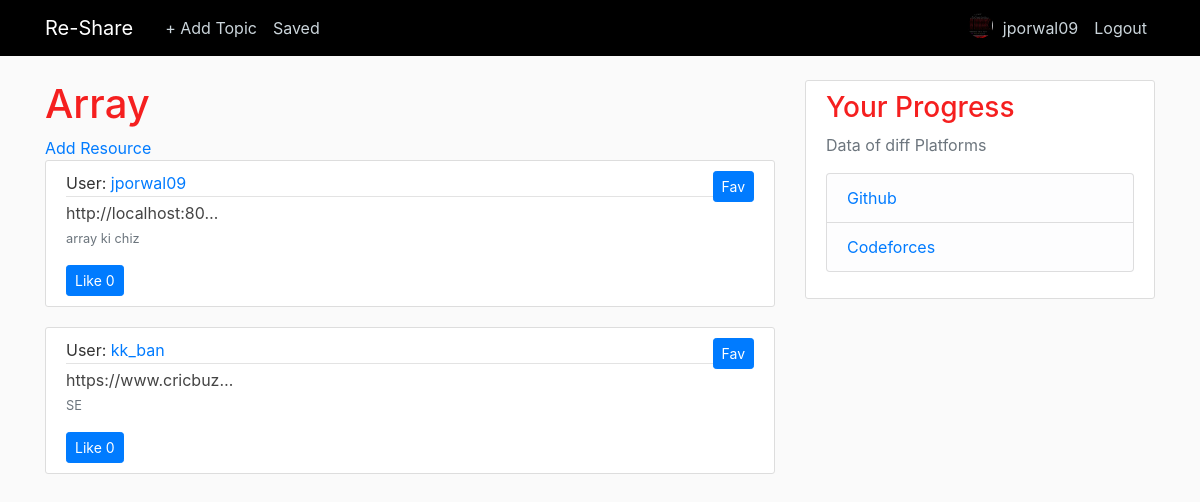
The page /1/detail/ (signed in) on the database as committed earlier.
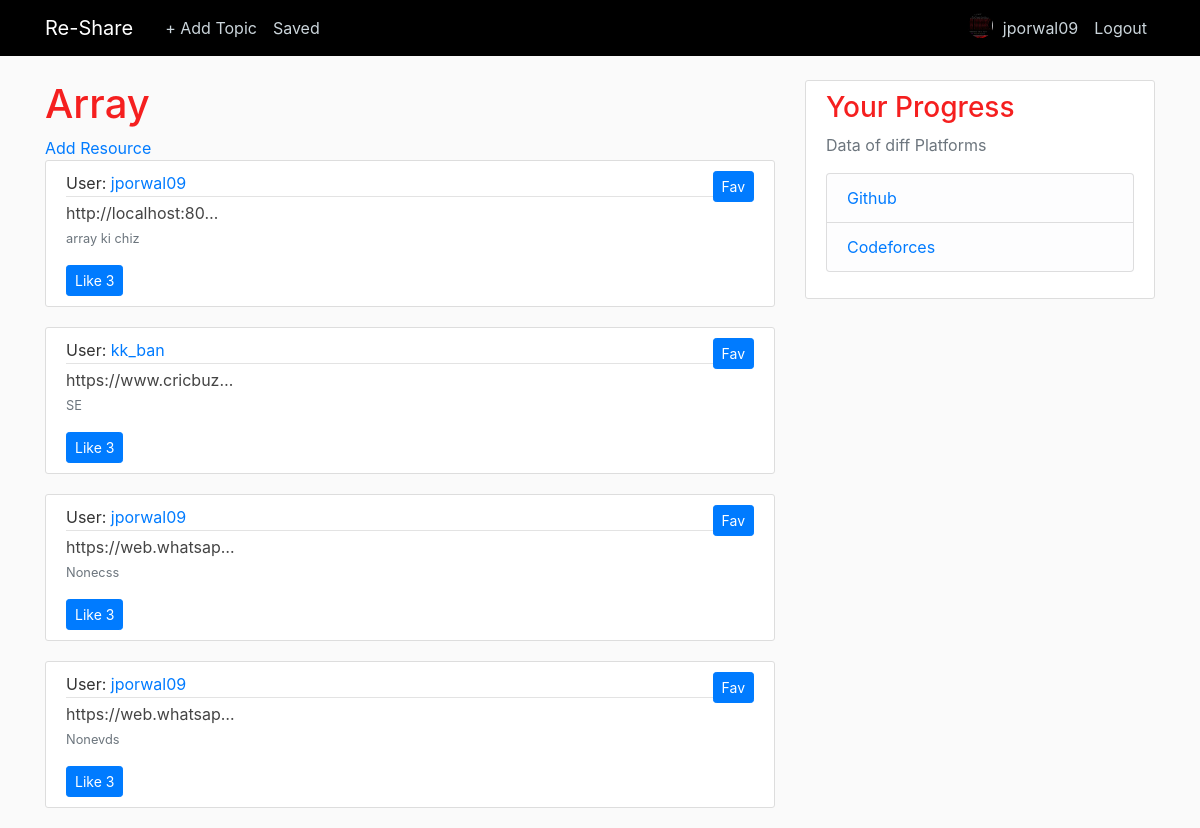
The same page on the database as committed later.
### users/models.py (models this page shows, shortened)
class Profile(models.Model):
	user = models.OneToOneField(User, on_delete= models.CASCADE)
	image = models.ImageField(default = 'default.png', upload_to = 'profile_pics')

### resource/models.py (models this page shows, shortened)
class Topic(models.Model):
	name = models.CharField(max_length=500,null=False,blank=False)
	created = models.DateTimeField('date created', default = timezone.now)
	last_updated = models.DateTimeField('last updated', default = timezone.now)
	user =  models.ForeignKey(User,on_delete=models.PROTECT)

class Material(models.Model):
	url = models.URLField(null = False)
	topic = models.ForeignKey(Topic,on_delete = models.CASCADE)
	desc =  models.TextField(max_length=500,default = 'None')
	created = models.DateTimeField('date created',default = timezone.now)
	last_updated = models.DateTimeField('last updated',default = timezone.now)
	user = models.ForeignKey(User,on_delete = models.PROTECT)
	likes = models.ManyToManyField(User, related_name = 'Material_op')
	fav = models.ManyToManyField(User,related_name='favorite')
	@property
	def total_likes(self):
		return self.likes.count()

### resource/views.py (the view)
# urls.py: path('<int:topic_id>/detail/', res_views.detail, name='detail'),
@login_required
def detail(request,topic_id):
	topic = get_object_or_404(Topic,pk=topic_id)
	return render(request,'resource/detail.html',{'topic': topic})

### resource/templates/resource/detail.html (shortened to what this page needs)
{% extends "users/home.html" %}
{% block content %}
  <h1>{{ topic.name }}</h1>
  <a href="{% url 'addmaterial' topic.id %}">Add Resource</a>
  <br>
  {% if topic.material_set.count == 0 %}
    <div>
       <strong>Oooops!</strong> There are no resources for this topic. Be the first to add one.
    </div>
  {% else %}
    {% for material in topic.material_set.all %}
        <article class="media content-section">
          <div class="media-body">
            <div class="article-metadata">User:
              <a class="mr-2" href="{% url 'userop' material.user.id %}">{{ material.user }}</a>
            </div>
            <a class="article-title" href="{{ material.url }}">{{ material.url | truncatechars:20}}</a>
            <p><small class="text-muted">{{ material.desc }}</small></p>
            <form action ="{% url 'like_post' material.id %}" method="POST" >
            <button type="submit" , name="post_id",value ="{{ material.id }}" , class="btn btn-primary btn-sm">Like {{ material.total_likes }} </button>
          </form>
          </div>
          <form action ="{% url 'fav_post' material.id %}" method="POST" >
            <button type="submit" , name="post_id",value ="{{ material.id }}" , class="btn btn-primary btn-sm">Fav</button>
          </form>
        </article>
    {% endfor %}
  {% endif %}
{% endblock content %}

### users/templates/users/home.html (shortened to what this page needs)
{% load static %}
<!DOCTYPE html>
<html>
<head>
    <link rel="stylesheet" href="https://maxcdn.bootstrapcdn.com/bootstrap/4.0.0/css/bootstrap.min.css">
    <link rel="stylesheet" type="text/css" href="{% static 'users/main.css' %}">
</head>
<body>
	<header class="site-header">
  <nav class="navbar navbar-expand-md navbar-dark bg-steel fixed-top">
    <div class="container">
      <a class="navbar-brand mr-4" href="{% url 'userhome' %}">Re-Share</a>
      <div class="collapse navbar-collapse" id="navbarToggle">
        <div class="navbar-nav mr-auto">
          {% if user.is_authenticated %}
          <a class="nav-item nav-link" href="{% url 'addtopic' %}">+ Add Topic</a>
          <a class="nav-item nav-link" href="{% url 'favourite' %}">Saved</a>
          {% else %}
          <a class="nav-item nav-link" href="#">About</a>
          {% endif %}
        </div>
        <div class="navbar-nav">
          {% if user.is_authenticated %}
          <img class="rounded-circle article-img" src="{{ user.profile.image.url }}">
          <a class="nav-item nav-link" href="{% url 'profile' %}">{{ user.username }}</a>
          <a class="nav-item nav-link" href="{% url 'logout' %}">Logout</a>
          {% else %}
          <a class="nav-item nav-link" href="{% url 'login' %}">Login</a>
          <a class="nav-item nav-link" href="{% url 'register' %}">Register</a>
          {% endif %}
        </div>
      </div>
    </div>
  </nav>
</header>
<main role="main" class="container">
  <div class="row">
    <div class="col-md-8">
      {% block content %}{% endblock %}
    </div>
    <div class="col-md-4">
      <div class="content-section">
        <h3>Your Progress</h3>
        <p class='text-muted'>Data of diff Platforms
          <ul class="list-group">
            <li class="list-group-item list-group-item-light"><a href="/github">Github</a></li>
            <li class="list-group-item list-group-item-light"><a href="/cf">Codeforces</a></li>
          </ul>
        </p>
      </div>
    </div>
  </div>
</main>
</body>
</html>

### users/static/users/main.css (style rules this page uses)
body { background: #fafafa; color: #333333; margin-top: 5rem; }
h1, h2, h3, h4, h5, h6 { color: #f51f1f; }
ul { margin: 0; }
.bg-steel { background-color: #000000; }
.site-header .navbar-nav .nav-link { color: #cbd5db; }
.content-section { background: #ffffff; padding: 10px 20px; border: 1px solid #dddddd; border-radius: 3px; margin-bottom: 20px; }
.article-title { color: #444444; }
.article-img { height: 25px; width: 25px; margin-top: 5px; margin-right: 2px; }
.article-metadata { padding-bottom: 1px; margin-bottom: 4px; border-bottom: 1px solid #e3e3e3 }

Rows that differ between the two databases and show on the page:
computed for Material "array ki chiz": total_likes "0" → "3"
computed for Material "SE": total_likes "0" → "3"
added Material: user "jporwal09", url "https://web.whatsap…", desc "Nonecss", total_likes "3"
added Material: user "jporwal09", url "https://web.whatsap…", desc "Nonevds", total_likes "3"
